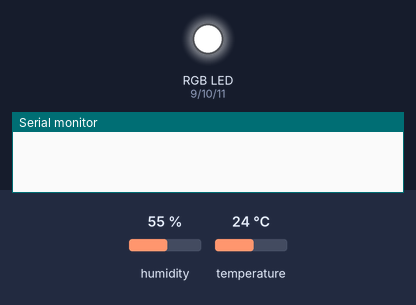
This sketch was run on a simulated Arduino Uno, built with avr-gcc and run on an emulated ATmega328P. Shown: an RGB LED mixed from three pins (HIGH = lit), the last lines printed to the serial monitor. Inputs (shaded band) come from the test bench; at power-on: temperature 24 °C, humidity 55 %.

Above: at 0.1 s.
At 5.8 s:
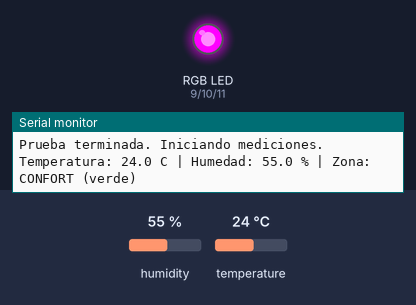
5.9 s: temperature set to 21 °C
10.7 s: temperature set to 18 °C
At 13.0 s:
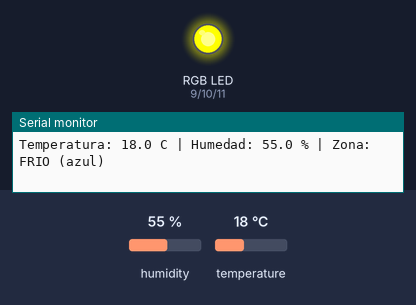
Timing chart, 0 to 14.5 s (numbered marks = the images above; inputs shaded):
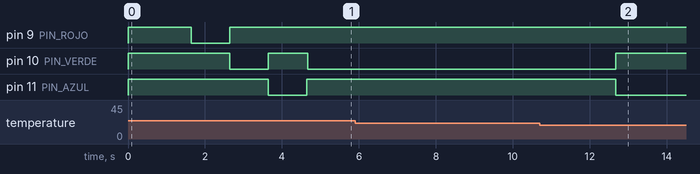

The sketch:

Ejercicio3_Termometro_con_DHT11.ino
```cpp
/*
  ====================================================================
  EJERCICIO 3: TERMOMETRO DE CONFORT CON DHT11 Y LED RGB
  ====================================================================
  Placa:       Arduino UNO R4 WiFi
  Componentes: Sensor DHT11 (modulo de 3 pines: + / OUT / -)
               Modulo LED RGB Keyestudio (pines G, R, B, V)
  Librerias:   DHT sensor library (Adafruit)
               Adafruit Unified Sensor (Adafruit, dependencia)

  CONEXIONES
    DHT11:       +   -> 5V      OUT -> D2      -   -> GND
    Modulo RGB:  R   -> D9      G   -> D10     B   -> D11
                 V   -> 5V  (ver nota sobre COMUN_ANODO mas abajo)

  QUE HACE EL PROGRAMA
    Mide la temperatura (grados Celsius) y la humedad relativa (%)
    cada 2 segundos y enciende el LED RGB segun la temperatura:
        AZUL   -> hace FRIO     (menos de 20 C)
        VERDE  -> CONFORT       (de 20 C a 26 C)
        ROJO   -> hace CALOR    (mas de 26 C)
    Los valores y la zona se muestran en el Monitor Serial.
  ====================================================================
*/

// Se incluye la libreria del sensor DHT. Proporciona la clase DHT y
// las funciones readTemperature() y readHumidity().
#include <DHT.h>


// ---------------------------------------------------------------
// 1. PINES Y CONSTANTES
// ---------------------------------------------------------------

// Pin digital D2: recibe los datos del terminal OUT del DHT11.
const int PIN_DHT = 2;

// Pines digitales que controlan cada color del modulo RGB.
// (Se evita el nombre PIN_LED porque la placa ya lo usa.)
const int PIN_ROJO  = 9;
const int PIN_VERDE = 10;
const int PIN_AZUL  = 11;

// Polaridad del modulo RGB.
//   true  = comun ANODO: el pin V va a 5V y cada color se ENCIENDE
//           con LOW (0 V) y se APAGA con HIGH (5 V).
//   false = comun CATODO: el pin comun va a GND y cada color se
//           ENCIENDE con HIGH y se APAGA con LOW.
// Si en la prueba de arranque los colores salen al reves (todo
// encendido menos el color pedido), cambie este valor.
const bool COMUN_ANODO = true;

// Niveles que se escriben en el pin segun la polaridad elegida.
// El operador "? :" elige el primer valor si la condicion es
// verdadera y el segundo si es falsa.
const int NIVEL_ENCENDIDO = COMUN_ANODO ? LOW : HIGH;
const int NIVEL_APAGADO   = COMUN_ANODO ? HIGH : LOW;

// Umbrales de temperatura en grados Celsius. "float" es un numero
// con decimales.
// Menos de TEMP_FRIA              -> zona FRIA
// Entre TEMP_FRIA y TEMP_CALOR    -> zona CONFORT
// Mas de TEMP_CALOR               -> zona CALOR
const float TEMP_FRIA  = 20.0;
const float TEMP_CALOR = 26.0;

// Tiempo entre lecturas en milisegundos (2000 ms = 2 s).
// El DHT11 no debe leerse mas rapido que una vez por segundo.
const unsigned long INTERVALO_LECTURA = 2000;

// Identificadores de zona. Se usan numeros enteros con nombre para
// que el codigo sea facil de leer.
const int ZONA_FRIA    = 0;
const int ZONA_CONFORT = 1;
const int ZONA_CALOR   = 2;


// ---------------------------------------------------------------
// 2. OBJETO SENSOR Y VARIABLES
// ---------------------------------------------------------------

// Se crea el objeto "sensor": se indica el pin de datos y el tipo
// de sensor (DHT11).
DHT sensor(PIN_DHT, DHT11);

// Instante (en ms) de la ultima lectura realizada.
unsigned long ultimaLectura = 0;


// ---------------------------------------------------------------
// 3. FUNCION ponerColor()
// ---------------------------------------------------------------
// Enciende o apaga cada color del LED RGB. Recibe tres valores
// "bool" (true = encendido, false = apagado), uno por color.
void ponerColor(bool rojo, bool verde, bool azul) {
  // Si "rojo" es true se escribe el nivel de encendido; si no, el
  // de apagado. Lo mismo para verde y azul.
  digitalWrite(PIN_ROJO,  rojo  ? NIVEL_ENCENDIDO : NIVEL_APAGADO);
  digitalWrite(PIN_VERDE, verde ? NIVEL_ENCENDIDO : NIVEL_APAGADO);
  digitalWrite(PIN_AZUL,  azul  ? NIVEL_ENCENDIDO : NIVEL_APAGADO);
}


// ---------------------------------------------------------------
// 4. FUNCION clasificarZona()
// ---------------------------------------------------------------
// Recibe la temperatura y devuelve la zona (ZONA_FRIA, ZONA_CONFORT
// o ZONA_CALOR). "int" indica que devuelve un numero entero.
int clasificarZona(float temperatura) {
  // Menos de 20 C: hace frio.
  if (temperatura < TEMP_FRIA) {
    return ZONA_FRIA;
  }

  // Mas de 26 C: hace calor.
  if (temperatura > TEMP_CALOR) {
    return ZONA_CALOR;
  }

  // Si no es ni frio ni calor, esta en confort.
  return ZONA_CONFORT;
}


// ---------------------------------------------------------------
// 5. FUNCION mostrarZona()
// ---------------------------------------------------------------
// Enciende el color del LED RGB que corresponde a la zona.
void mostrarZona(int zona) {
  if (zona == ZONA_FRIA) {
    // Solo azul encendido.
    ponerColor(false, false, true);
  } else if (zona == ZONA_CONFORT) {
    // Solo verde encendido.
    ponerColor(false, true, false);
  } else {
    // Solo rojo encendido (zona de calor).
    ponerColor(true, false, false);
  }
}


// ---------------------------------------------------------------
// 6. FUNCION nombreZona()
// ---------------------------------------------------------------
// Devuelve el texto de la zona para mostrarlo en el Monitor Serial.
// "const char*" es un texto fijo.
const char* nombreZona(int zona) {
  if (zona == ZONA_FRIA) {
    return "FRIO (azul)";
  } else if (zona == ZONA_CONFORT) {
    return "CONFORT (verde)";
  }
  return "CALOR (rojo)";
}


// ---------------------------------------------------------------
// 7. FUNCION setup()
// ---------------------------------------------------------------
// setup() se ejecuta UNA sola vez al encender o reiniciar la placa.
void setup() {
  // Los tres pines del LED RGB envian senal: son salidas.
  pinMode(PIN_ROJO, OUTPUT);
  pinMode(PIN_VERDE, OUTPUT);
  pinMode(PIN_AZUL, OUTPUT);

  // Se apagan los tres colores al inicio.
  ponerColor(false, false, false);

  // Se abre el Monitor Serial a 9600 baudios.
  Serial.begin(9600);

  // Se espera 1,5 s para que la conexion USB quede establecida.
  delay(1500);

  // Se inicia el sensor DHT11.
  sensor.begin();

  // Mensajes iniciales con los umbrales configurados.
  Serial.println("TERMOMETRO DE CONFORT - ARDUINO UNO R4 WIFI");
  Serial.println("-------------------------------------------");
  Serial.print("Azul  : menos de ");
  Serial.print(TEMP_FRIA, 1);
  Serial.println(" C");
  Serial.print("Verde : de ");
  Serial.print(TEMP_FRIA, 1);
  Serial.print(" C a ");
  Serial.print(TEMP_CALOR, 1);
  Serial.println(" C");
  Serial.print("Rojo  : mas de ");
  Serial.print(TEMP_CALOR, 1);
  Serial.println(" C");

  // Prueba de arranque: cada color se enciende 1 segundo para
  // comprobar que el LED RGB y su polaridad son correctos.
  // Orden esperado: ROJO, VERDE, AZUL.
  Serial.println("Prueba del LED RGB: rojo, verde, azul...");
  ponerColor(true, false, false);
  delay(1000);
  ponerColor(false, true, false);
  delay(1000);
  ponerColor(false, false, true);
  delay(1000);
  ponerColor(false, false, false);
  Serial.println("Prueba terminada. Iniciando mediciones.");
}


// ---------------------------------------------------------------
// 8. FUNCION loop()
// ---------------------------------------------------------------
// loop() se repite continuamente mientras la placa tenga energia.
void loop() {
  // Se guarda el tiempo actual en milisegundos.
  unsigned long ahora = millis();

  // Solo se mide si pasaron al menos 2 s desde la ultima lectura.
  // Asi no se usa delay() y el programa no queda detenido.
  if (ahora - ultimaLectura >= INTERVALO_LECTURA) {
    // Se guarda el instante de esta lectura.
    ultimaLectura = ahora;

    // Se leen la temperatura (en C) y la humedad (en %).
    float temperatura = sensor.readTemperature();
    float humedad = sensor.readHumidity();

    // isnan() ("is not a number") es verdadero si la lectura fallo.
    // "||" significa "o".
    if (isnan(temperatura) || isnan(humedad)) {
      // Se apaga el LED y se avisa del error. Revise el cableado.
      ponerColor(false, false, false);
      Serial.println("Error: no se pudo leer el DHT11. Revise el cableado.");
      return;
    }

    // Se determina la zona segun la temperatura y se enciende el
    // color correspondiente.
    int zona = clasificarZona(temperatura);
    mostrarZona(zona);

    // Se muestran los valores con sus unidades.
    // El segundo argumento (1) indica un decimal.
    Serial.print("Temperatura: ");
    Serial.print(temperatura, 1);
    Serial.print(" C | Humedad: ");
    Serial.print(humedad, 1);
    Serial.print(" % | Zona: ");
    Serial.println(nombreZona(zona));
  }
}
```

Measured:
- the behaviour switches between 20 and 19 °C on temperature (found by bisection; images 1 and 2)
- after the input at 10.7 s, pin 10 (PIN_VERDE): LOW → HIGH after 2.0 s; pin 11 (PIN_AZUL): HIGH → LOW after 2.0 s
